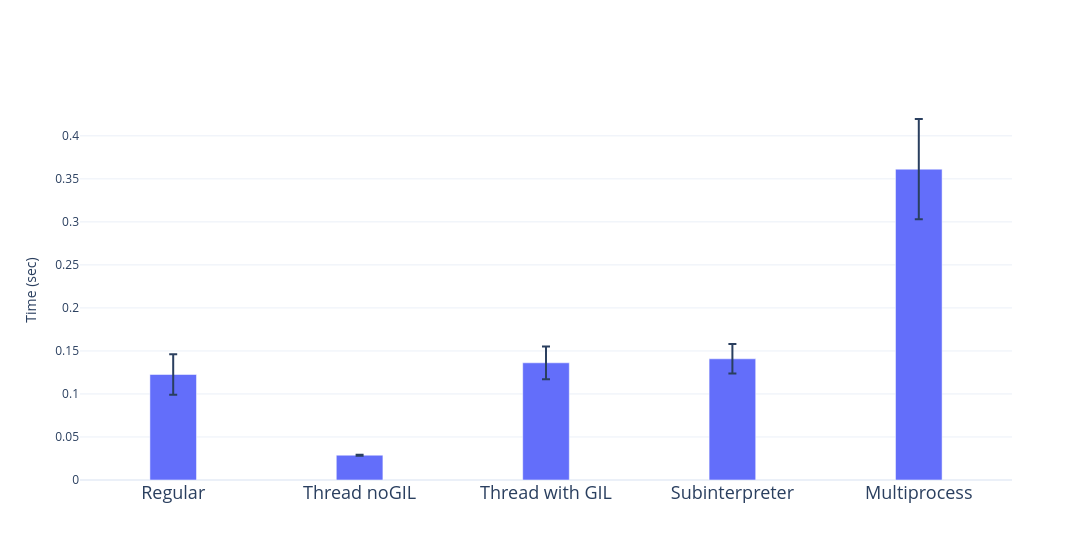

Source (notebook cell):
### Code cell
fig = go.Figure()

fig.add_bar(
    x=names,
    y=data_mean,
    error_y=dict(type="data", array=data_err, visible=True),
    width=0.25,
    textposition="outside"
)

fig.update_layout(
    width=1200,
    xaxis=dict(tickfont=dict(size=18)),
    yaxis_title="Time (sec)",
    barmode="group",
    bargap=0.5,
    legend_title_text="Method",
    template="plotly_white"
)

fig.show()

### Figure 1 — Plotly figure (JSON) as saved in the notebook; plotly's stock layout.template omitted (floating-point values rounded to 4 significant figures)
{"data": [{"error_y": {"array": [0.02355, 0.0006479, 0.01904, 0.01712, 0.05832], "type": "data", "visible": true}, "textposition": "outside", "type": "bar", "width": 0.25, "x": ["Regular", "Thread noGIL", "Thread with GIL", "Subinterpreter", "Multiprocess"], "y": [0.1226, 0.02883, 0.1362, 0.1409, 0.3612]}], "layout": {"bargap": 0.5, "barmode": "group", "legend": {"title": {"text": "Method"}}, "width": 1200, "xaxis": {"tickfont": {"size": 18}}, "yaxis": {"title": {"text": "Time (sec)"}}}}
